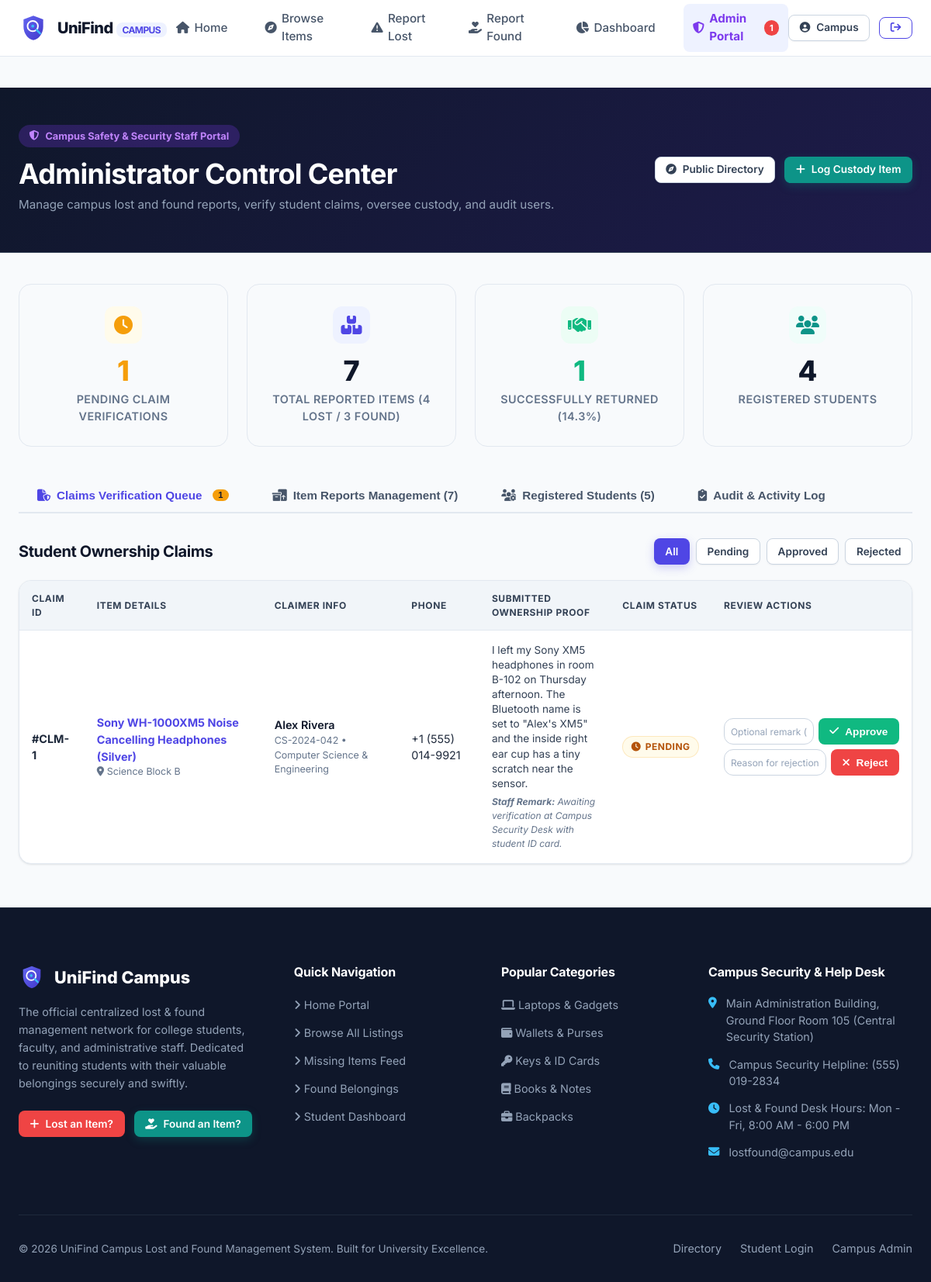
The page /admin/dashboard (signed in) on the database its author committed.
### tables this page shows
CREATE TABLE claims (
            id INTEGER PRIMARY KEY AUTOINCREMENT,
            item_id INTEGER NOT NULL,
            claimer_id INTEGER NOT NULL,
            proof_description TEXT NOT NULL,
            proof_image TEXT,
            contact_phone TEXT,
            status TEXT DEFAULT 'Pending' CHECK(status IN ('Pending', 'Approved', 'Rejected')),
            admin_remarks TEXT,
            created_at TIMESTAMP DEFAULT CURRENT_TIMESTAMP,
            updated_at TIMESTAMP DEFAULT CURRENT_TIMESTAMP,
            FOREIGN KEY (item_id) REFERENCES items (id) ON DELETE CASCADE,
            FOREIGN KEY (claimer_id) REFERENCES users (id) ON DELETE CASCADE
        );

CREATE TABLE items (
            id INTEGER PRIMARY KEY AUTOINCREMENT,
            user_id INTEGER NOT NULL,
            item_type TEXT NOT NULL CHECK(item_type IN ('lost', 'found')),
            title TEXT NOT NULL,
            category TEXT NOT NULL,
            description TEXT NOT NULL,
            location TEXT NOT NULL,
            event_date DATE NOT NULL,
            image_path TEXT,
            status TEXT NOT NULL CHECK(status IN ('Lost', 'Found', 'Claim Pending', 'Returned', 'Closed')),
            custody_info TEXT,
            contact_info TEXT,
            created_at TIMESTAMP DEFAULT CURRENT_TIMESTAMP,
            updated_at TIMESTAMP DEFAULT CURRENT_TIMESTAMP,
            FOREIGN KEY (user_id) REFERENCES users (id) ON DELETE CASCADE
        );

CREATE TABLE users (
            id INTEGER PRIMARY KEY AUTOINCREMENT,
            name TEXT NOT NULL,
            email TEXT UNIQUE NOT NULL,
            student_id TEXT UNIQUE NOT NULL,
            department TEXT NOT NULL,
            phone TEXT,
            password_hash TEXT NOT NULL,
            role TEXT DEFAULT 'student',
            created_at TIMESTAMP DEFAULT CURRENT_TIMESTAMP
        );

### routes/admin.py (the view)
@admin_bp.route('/')
@admin_bp.route('/dashboard')
@admin_required
def dashboard():
    stats = StatsModel.get_system_stats()
    claims_filter = request.args.get('claims_status', 'All')
    claims = ClaimModel.get_all(status=claims_filter if claims_filter != 'All' else None)
    item_type = request.args.get('item_type', 'all')
    category = request.args.get('category', 'All')
    status = request.args.get('status', 'All')
    search = request.args.get('search', '').strip()
    items = ItemModel.get_all(
        item_type=item_type if item_type != 'all' else None,
        category=category,
        status=status,
        search=search if search else None
    )
    users = UserModel.get_all()
    logs = query_db("""
        SELECT l.*, u.name as user_name, u.email as user_email, u.role as user_role
        FROM activity_logs l
        LEFT JOIN users u ON l.user_id = u.id
        ORDER BY l.created_at DESC
        LIMIT 25
    """)
    active_tab = request.args.get('tab', 'overview')
    return render_template(
        'admin_dashboard.html',
        stats=stats,
        claims=claims,
        claims_filter=claims_filter,
        items=items,
        users=users,
        logs=logs,
        categories=Config.CATEGORIES,
        statuses=Config.ITEM_STATUSES,
        active_tab=active_tab,
        selected_type=item_type,
        selected_category=category,
        selected_status=status,
        search_query=search
    )

### database.py (called while the page is built)
def get_db():
    if 'db' not in g:
        try:
            db_path = current_app.config.get('DATABASE_PATH', Config.DATABASE_PATH)
        except RuntimeError:
            db_path = Config.DATABASE_PATH
        os.makedirs(os.path.dirname(db_path), exist_ok=True)
        g.db = sqlite3.connect(db_path)
        g.db.row_factory = sqlite3.Row
        g.db.execute("PRAGMA foreign_keys = ON;")
    return g.db

def query_db(query, args=(), one=False):
    cur = get_db().execute(query, args)
    rv = cur.fetchall()
    cur.close()
    return (rv[0] if rv else None) if one else rv

### models.py (called while the page is built, shortened)
    @staticmethod
    def get_all():
        return query_db("SELECT id, name, email, student_id, department, phone, role, created_at FROM users ORDER BY created_at DESC")

    @staticmethod
    def get_all(status=None):
        return query_db("""
            SELECT c.*,
                   i.title as item_title, i.item_type, i.status as item_status, i.location as item_location,
                   u.name as claimer_name, u.email as claimer_email, u.student_id as claimer_student_id, u.department as claimer_dept
            FROM claims c
            JOIN items i ON c.item_id = i.id
            JOIN users u ON c.claimer_id = u.id
            ORDER BY c.created_at DESC
        """)

### routes/__init__.py (called while the page is built)
def admin_required(f):
    @wraps(f)
    def decorated_function(*args, **kwargs):
        if 'user_id' not in session:
            flash('Please log in with an administrator account.', 'warning')
            return redirect(url_for('auth.login', next=request.url))
        if session.get('user_role') != 'admin':
            flash('Access denied. Administrator privileges required.', 'danger')
            return redirect(url_for('user.dashboard'))
        return f(*args, **kwargs)
    return decorated_function

### templates/admin_dashboard.html (shortened to what this page needs)
{% extends "base.html" %}
{% block content %}
<div style="background: linear-gradient(135deg, #0f172a 0%, #1e1b4b 100%); color: var(--white); padding: 3rem 0; margin-bottom: 2.5rem; border-bottom: 1px solid #334155;">
  <div class="container">
    <div style="display: flex; align-items: center; justify-content: space-between; flex-wrap: wrap; gap: 1.5rem;">
      <div>
        <div style="display: inline-flex; align-items: center; gap: 0.5rem; background: rgba(124, 58, 237, 0.25); color: #c084fc; padding: 0.3rem 0.85rem; border-radius: var(--radius-full); font-size: 0.8rem; font-weight: 700; margin-bottom: 0.75rem;">
          <i class="fa-solid fa-shield-halved"></i> Campus Safety & Security Staff Portal
        </div>
        <h1 style="color: var(--white); font-size: 2.25rem; margin-bottom: 0.35rem;">Administrator Control Center</h1>
        <p style="color: #94a3b8; font-size: 0.95rem;">Manage campus lost and found reports, verify student claims, oversee custody, and audit users.</p>
      </div>
      <div style="display: flex; gap: 0.75rem;">
        <a href="{{ url_for('items.browse') }}" class="btn btn-secondary btn-sm">
          <i class="fa-solid fa-compass"></i> Public Directory
        </a>
        <a href="{{ url_for('items.report_found') }}" class="btn btn-teal btn-sm">
          <i class="fa-solid fa-plus"></i> Log Custody Item
        </a>
      </div>
    </div>
  </div>
</div>
<div class="container container-wide">
  <div class="stats-grid" style="margin-bottom: 2.5rem;">
    <div class="stat-card">
      <div class="stat-icon warning">
        <i class="fa-solid fa-clock"></i>
      </div>
      <div class="stat-value" style="color: var(--warning);">{{ stats.pending_claims }}</div>
      <div class="stat-label">Pending Claim Verifications</div>
    </div>
    <div class="stat-card">
      <div class="stat-icon primary">
        <i class="fa-solid fa-boxes-stacked"></i>
      </div>
      <div class="stat-value">{{ stats.total_items }}</div>
      <div class="stat-label">Total Reported Items ({{ stats.total_lost }} Lost / {{ stats.total_found }} Found)</div>
    </div>
    <div class="stat-card">
      <div class="stat-icon success">
        <i class="fa-solid fa-handshake"></i>
      </div>
      <div class="stat-value" style="color: var(--success);">{{ stats.total_returned }}</div>
      <div class="stat-label">Successfully Returned ({{ stats.recovery_rate }}%)</div>
    </div>
    <div class="stat-card">
      <div class="stat-icon teal">
        <i class="fa-solid fa-users"></i>
      </div>
      <div class="stat-value">{{ stats.total_users }}</div>
      <div class="stat-label">Registered Students</div>
    </div>
  </div>
  <div class="tabs-container">
    <div class="nav-tabs">
      <button class="tab-btn {% if active_tab == 'overview' or active_tab == 'claims' %}active{% endif %}" data-tab="tab-claims">
        <i class="fa-solid fa-file-shield"></i>
        Claims Verification Queue
        {% if stats.pending_claims > 0 %}
          <span class="badge-counter" style="background: var(--warning); color: #0f172a;">{{ stats.pending_claims }}</span>
        {% endif %}
      </button>
      <button class="tab-btn {% if active_tab == 'items' %}active{% endif %}" data-tab="tab-items">
        <i class="fa-solid fa-boxes-packing"></i>
        Item Reports Management ({{ items|length }})
      </button>
      <button class="tab-btn {% if active_tab == 'users' %}active{% endif %}" data-tab="tab-users">
        <i class="fa-solid fa-users-gear"></i>
        Registered Students ({{ users|length }})
      </button>
      <button class="tab-btn {% if active_tab == 'audit' %}active{% endif %}" data-tab="tab-audit">
        <i class="fa-solid fa-clipboard-check"></i>
        Audit & Activity Log
      </button>
    </div>
    <div id="tab-claims" class="tab-pane {% if active_tab == 'overview' or active_tab == 'claims' %}active{% endif %}">
      <div style="display: flex; align-items: center; justify-content: space-between; margin-bottom: 1.25rem;">
        <h3 style="font-size: 1.25rem; color: var(--slate-900);">Student Ownership Claims</h3>
        <div style="display: flex; gap: 0.5rem;">
          <a href="{{ url_for('admin.dashboard', tab='claims', claims_status='All') }}" class="btn btn-sm {% if claims_filter == 'All' %}btn-primary{% else %}btn-secondary{% endif %}">All</a>
          <a href="{{ url_for('admin.dashboard', tab='claims', claims_status='Pending') }}" class="btn btn-sm {% if claims_filter == 'Pending' %}btn-warning{% else %}btn-secondary{% endif %}">Pending</a>
          <a href="{{ url_for('admin.dashboard', tab='claims', claims_status='Approved') }}" class="btn btn-sm {% if claims_filter == 'Approved' %}btn-success{% else %}btn-secondary{% endif %}">Approved</a>
          <a href="{{ url_for('admin.dashboard', tab='claims', claims_status='Rejected') }}" class="btn btn-sm {% if claims_filter == 'Rejected' %}btn-danger{% else %}btn-secondary{% endif %}">Rejected</a>
        </div>
      </div>
      {% if claims %}
        <div class="table-responsive">
          <table class="data-table">
            <thead>
              <tr>
                <th>Claim ID</th>
                <th>Item Details</th>
                <th>Claimer Info</th>
                <th>Phone</th>
                <th>Submitted Ownership Proof</th>
                <th>Claim Status</th>
                <th style="min-width: 220px;">Review Actions</th>
              </tr>
            </thead>
            <tbody>
              {% for claim in claims %}
                <tr>
                  <td><strong>#CLM-{{ claim.id }}</strong></td>
                  <td>
                    <a href="{{ url_for('items.details', item_id=claim.item_id) }}" style="font-weight: 700; color: var(--primary);">
                      {{ claim.item_title }}
                    </a>
                    <div style="font-size: 0.78rem; color: var(--slate-500);"><i class="fa-solid fa-location-dot"></i> {{ claim.item_location }}</div>
                  </td>
                  <td>
                    <div style="font-weight: 600; color: var(--slate-900);">{{ claim.claimer_name }}</div>
                    <div style="font-size: 0.78rem; color: var(--slate-500);">{{ claim.claimer_student_id }} &bull; {{ claim.claimer_dept }}</div>
                  </td>
                  <td>{{ claim.contact_phone or 'N/A' }}</td>
                  <td style="max-width: 280px;">
                    <div style="font-size: 0.85rem; color: var(--slate-700); line-height: 1.4;">
                      {{ claim.proof_description }}
                    </div>
                    {% if claim.admin_remarks %}
                      <div style="font-size: 0.75rem; color: var(--slate-500); margin-top: 0.35rem; font-style: italic;">
                        <strong>Staff Remark:</strong> {{ claim.admin_remarks }}
                      </div>
                    {% endif %}
                  </td>
                  <td>
                    {% if claim.status == 'Pending' %}
                      <span class="badge badge-warning"><i class="fa-solid fa-clock"></i> Pending</span>
                    {% elif claim.status == 'Approved' %}
                      <span class="badge badge-success"><i class="fa-solid fa-circle-check"></i> Approved</span>
                    {% else %}
                      <span class="badge badge-danger"><i class="fa-solid fa-circle-xmark"></i> Rejected</span>
                    {% endif %}
                  </td>
                  <td>
                    {% if claim.status == 'Pending' %}
                      <div style="display: flex; flex-direction: column; gap: 0.4rem;">
                        <form action="{{ url_for('admin.claim_action', claim_id=claim.id) }}" method="POST" style="display: flex; gap: 0.35rem;">
                          <input type="text" name="admin_remarks" placeholder="Optional remark (e.g. Verified with ID)" class="form-control" style="font-size: 0.75rem; padding: 0.35rem 0.5rem;">
                          <button type="submit" class="btn btn-success btn-sm" title="Approve claim and mark item as Returned">
                            <i class="fa-solid fa-check"></i> Approve
                          </button>
                        </form>
                        <form action="{{ url_for('admin.claim_action', claim_id=claim.id) }}" method="POST" style="display: flex; gap: 0.35rem;">
                          <input type="text" name="admin_remarks" placeholder="Reason for rejection..." class="form-control" style="font-size: 0.75rem; padding: 0.35rem 0.5rem;" required>
                          <button type="submit" class="btn btn-danger btn-sm" title="Reject claim">
                            <i class="fa-solid fa-xmark"></i> Reject
                          </button>
                        </form>
                      </div>
                    {% else %}
                      <span style="font-size: 0.85rem; color: var(--slate-500); font-weight: 500;">
                        Claim resolved on {{ claim.updated_at|format_date }}
                      </span>
                    {% endif %}
                  </td>
                </tr>
              {% endfor %}
            </tbody>
          </table>
        </div>
      {% endif %}
    </div>
  </div>
</div>
{% endblock %}

### rows shown on the page
claims: id "1", item_title "Sony WH-1000XM5 Noise Cancelling Headphones (Silver)", item_location "Science Block B", claimer_name "Alex Rivera", claimer_student_id "CS-2024-042", claimer_dept "Computer Science & Engineering", contact_phone "+1 (555) 014-9921", proof_description "I left my Sony XM5 headphones in room B-102 on Thursday afternoon. The Bluetooth name is set to \"Alex's XM5\" and the inside right ear cup has a tiny scratch near the sensor.", admin_remarks "Awaiting verification at Campus Security Desk with student ID card.", status "Pending" (drawn)

### other values the page prints
{{ admin_pending_claims_count }} "1"
{{ session.get('user_name', 'Account').split()[0] }} "Campus"
{{ stats.pending_claims }} "1"
{{ stats.total_items }} "7"
{{ stats.total_lost }} "4"
{{ stats.total_found }} "3"
{{ stats.total_returned }} "1"
{{ stats.recovery_rate }} "14.3"
{{ stats.total_users }} "4"
{{ items|length }} "7"
{{ users|length }} "5"
